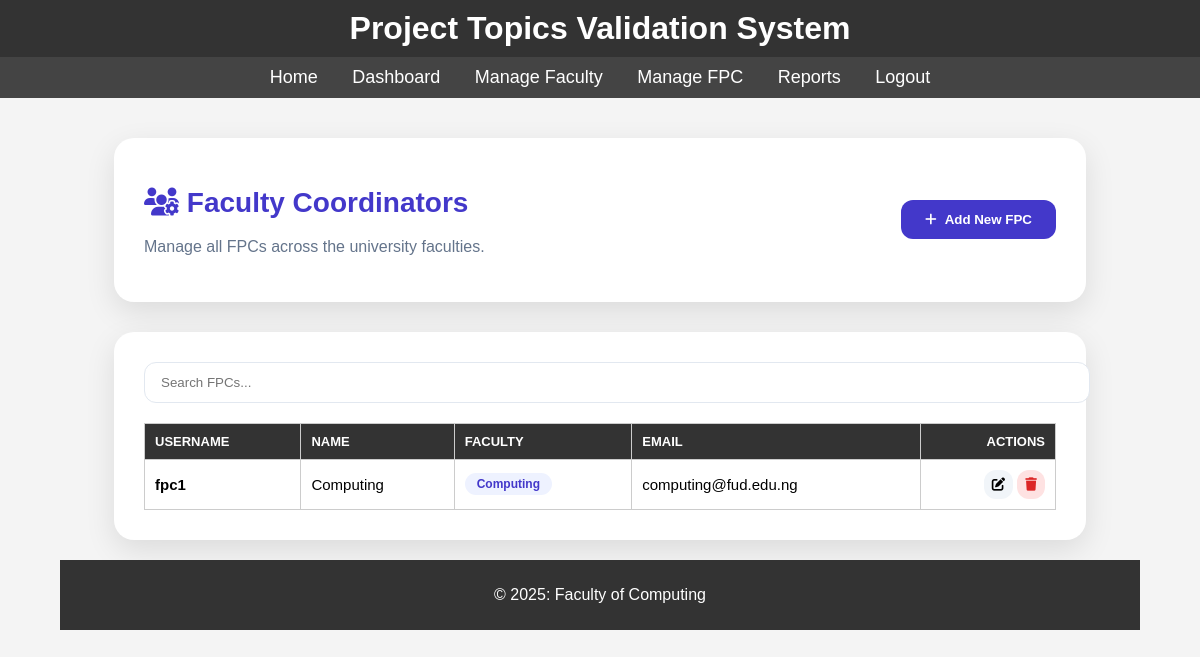
The app's page /super_admin/sa_manage_fpc.php (signed in), older data.
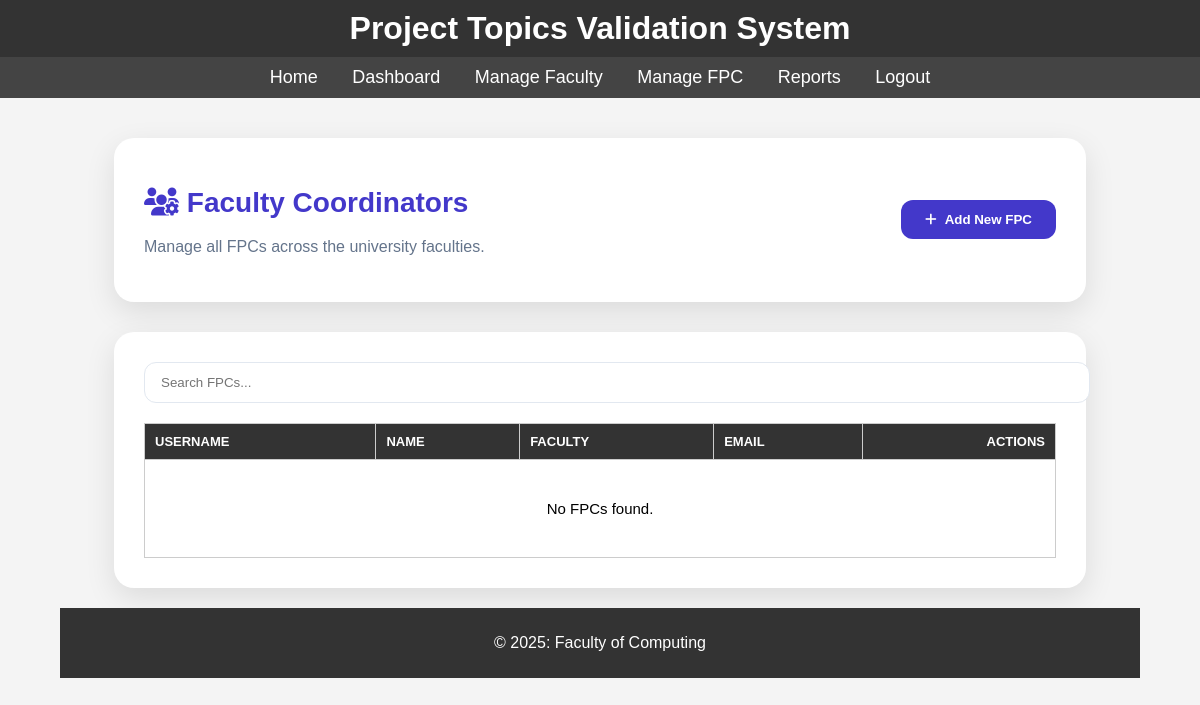
The same page, newer data.
### tables this page shows
CREATE TABLE `users` (
  `id` int(11) NOT NULL,
  `username` varchar(50) NOT NULL,
  `password` varchar(255) NOT NULL,
  `role` enum('stu','dpc','fpc','sup','admin','lib') DEFAULT NULL,
  `name` varchar(100) DEFAULT NULL,
  `email` varchar(100) DEFAULT NULL,
  `faculty_id` int(11) NOT NULL,
  `department` varchar(100) DEFAULT NULL,
  `is_active` tinyint(1) DEFAULT 1,
  `first_login` datetime DEFAULT NULL,
  `password_changed` varchar(50) DEFAULT NULL,
  `session` varchar(255) DEFAULT NULL,
  `created_at` timestamp NOT NULL DEFAULT current_timestamp() ON UPDATE current_timestamp()
);

CREATE TABLE `faculty` (
  `id` int(11) NOT NULL,
  `faculty` varchar(100) NOT NULL
);

### super_admin/sa_manage_fpc.php (the view, shortened to what this page needs)
<?php
include __DIR__ . '/../includes/db.php';
$search = $_GET['search'] ?? '';
$query = "SELECT u.*, f.faculty as faculty_name FROM users u JOIN faculty f ON u.faculty_id = f.id WHERE u.role = 'fpc'";
$stmt = $conn->prepare($query);
$stmt->execute();
$fpcs = $stmt->fetchAll(PDO::FETCH_ASSOC);
?>
<!DOCTYPE html>
<html lang="en">
<head>
    <link rel="stylesheet" href="https://cdnjs.cloudflare.com/ajax/libs/font-awesome/6.4.0/css/all.min.css">
</head>
<body>
    <?php include_once __DIR__ . '/../includes/header.php'; ?>
    <div class="container">
        <div class="header">
            <div>
                <h1><i class="fas fa-users-cog"></i> Faculty Coordinators</h1>
                <p style="color: #64748b; margin-top: 5px;">Manage all FPCs across the university faculties.</p>
            </div>
            <button class="btn btn-primary" onclick="openAddModal()">
                <i class="fas fa-plus"></i> Add New FPC
            </button>
        </div>
        <div class="main-card">
            <div style="margin-bottom: 20px;">
                <input type="text" id="search" class="form-control" placeholder="Search FPCs..." value="<?= htmlspecialchars($search) ?>" onkeyup="if(event.key==='Enter') window.location='?search='+this.value">
            </div>
            <table>
                <thead>
                    <tr>
                        <th>Username</th>
                        <th>Name</th>
                        <th>Faculty</th>
                        <th>Email</th>
                        <th style="text-align: right;">Actions</th>
                    </tr>
                </thead>
                <tbody>
                    <?php if (empty($fpcs)): ?>
                        <tr><td colspan="5" style="text-align: center; padding: 40px;">No FPCs found.</td></tr>
                    <?php else: ?>
                        <?php foreach ($fpcs as $f): ?>
                            <tr>
                                <td><strong><?= htmlspecialchars($f['username']) ?></strong></td>
                                <td><?= htmlspecialchars($f['name']) ?></td>
                                <td><span class="btn" style="background: #eef2ff; color: #4338ca; padding: 4px 12px; font-size: 12px;"><?= htmlspecialchars($f['faculty_name']) ?></span></td>
                                <td><?= htmlspecialchars($f['email']) ?></td>
                                <td style="text-align: right;">
                                    <button class="btn" style="background: #f1f5f9; padding: 8px;" onclick='openEditModal(<?= json_encode($f) ?>)'><i class="fas fa-edit"></i></button>
                                    <button class="btn" style="background: #fee2e2; color: var(--danger); padding: 8px;" onclick="delFPC(<?= $f['id'] ?>)"><i class="fas fa-trash"></i></button>
                                </td>
                            </tr>
                        <?php endforeach; ?>
                    <?php endif; ?>
                </tbody>
            </table>
        </div>
    </div>
    <?php include_once __DIR__ . '/../includes/footer.php'; ?>
</body>
</html>

Row changes from the older to the newer data that the page shows:
removed users: username "fpc1", name "Computing", faculty.faculty "Computing", email "computing@fud.edu.ng"
Text that changed along with them:
text now shown: "No FPCs found."
